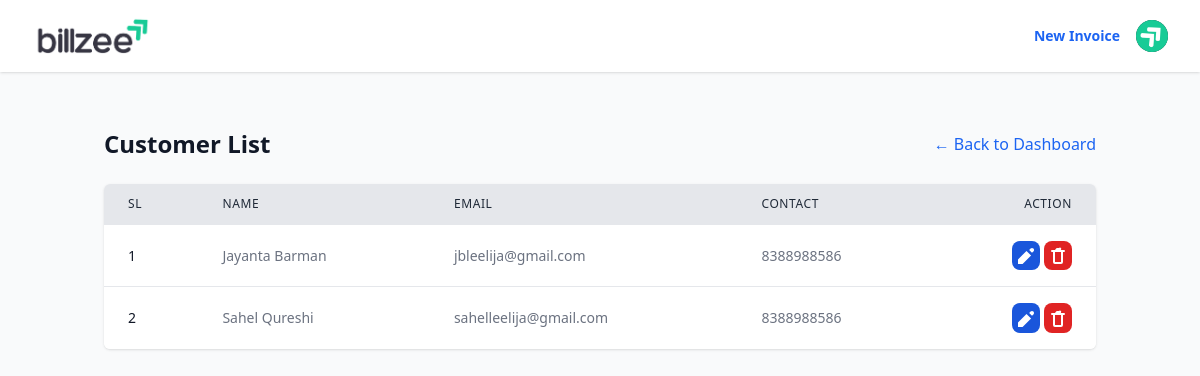
The app's page /invoices/customer/ (signed in), older data.
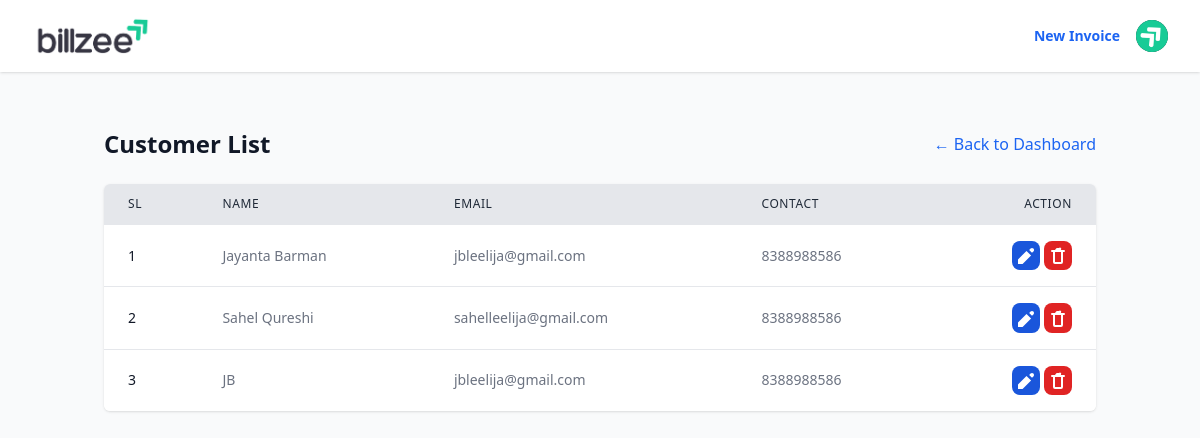
The same page, newer data.
### invoices/models.py (models this page shows, shortened)
class InvoiceCustomer(models.Model):
    invoice = models.OneToOneField(Invoice, on_delete=models.CASCADE, related_name='customer_info')
    customer_name = models.CharField(max_length=100)
    customer_email = models.EmailField()
    customer_contact = models.CharField(max_length=10, help_text="Numeric contact number (max 10 digits)", default="0000000000")
    customer_address = models.CharField(max_length=200)
    customer_country = models.CharField(max_length=50, blank=True)
    customer_zip = models.CharField(max_length=7, blank=True, help_text="Postal/Zip code")
    customer_state = models.CharField(max_length=50, blank=True)
    customer_city = models.CharField(max_length=50, blank=True)

### invoices/views.py (the view)
# urls.py: path('customer/', views.customer_list, name='customer_list'),
@login_required
def customer_list(request):
    customers = InvoiceCustomer.objects.all()
    return render(request, 'customer/customer_list.html', {'customers': customers, 'title': 'Customer List'})

### templates/customer/customer_list.html (shortened to what the changed rows need)
{% extends 'base.html' %}
{% block content %}
<div class="container mx-auto px-4 py-8">
    <div class="flex justify-between items-center mb-6">
        <h1 class="text-2xl font-bold text-gray-900">{{ title }}</h1>
    </div>
    {% if customers %}
    <div class="bg-white rounded-md shadow overflow-hidden">
        <table class="min-w-full divide-y divide-gray-200">
            <thead class="bg-gray-200">
                <tr class="border-b-2 border-gray-900">
                    <th scope="col"
                        class="px-6 py-3 text-left text-xs font-medium text-gray-800 uppercase tracking-wider">SL</th>
                    <th scope="col"
                        class="px-6 py-3 text-left text-xs font-medium text-gray-800 uppercase tracking-wider">Name</th>
                    <th scope="col"
                        class="px-6 py-3 text-left text-xs font-medium text-gray-800 uppercase tracking-wider">Email</th>
                    <th scope="col"
                        class="px-6 py-3 text-left text-xs font-medium text-gray-800 uppercase tracking-wider">Contact</th>
                    <th scope="col"
                        class="px-6 py-3 text-right text-xs font-medium text-gray-800 uppercase tracking-wider">Action</th>
                </tr>
            </thead>
            <tbody class="bg-white divide-y divide-gray-200">
                {% for customer in customers %}
                <tr>
                    <td class="px-6 py-4 whitespace-nowrap text-sm font-medium text-gray-900">{{ customer.id }}</td>
                    <td class="px-6 py-4 whitespace-nowrap text-sm text-gray-500">{{ customer.customer_name }}</td>
                    <td class="px-6 py-4 whitespace-nowrap text-sm text-gray-500">{{ customer.customer_email }}</td>
                    <td class="px-6 py-4 whitespace-nowrap text-sm text-gray-500">{{ customer.customer_contact }}</td>
                    <td class="px-6 py-4 whitespace-nowrap text-right text-sm font-medium">
                        <button onclick="openEditModal('{% url 'invoices:customer_edit' customer.id %}', '{{ customer.customer_name|escapejs }}', '{{ customer.customer_email|escapejs }}', '{{ customer.customer_contact|escapejs }}', '{{ customer.customer_country|escapejs }}', '{{ customer.customer_zip|escapejs }}', '{{ customer.customer_state|escapejs }}', '{{ customer.customer_city|escapejs }}', '{{ customer.customer_address|escapejs }}')"
                            data-modal-target="authentication-modal" data-modal-toggle="authentication-modal"
                            class="text-white bg-blue-700 hover:bg-blue-800 focus:ring-4 focus:outline-none focus:ring-blue-300 font-medium rounded-lg text-sm p-1 text-center dark:bg-blue-600 dark:hover:bg-blue-700 dark:focus:ring-blue-800">
                            <svg xmlns="http://www.w3.org/2000/svg" class="h-5 w-5 inline-block" viewBox="0 0 20 20"
                                fill="currentColor">
                                <path d="M17.414 2.586a2 2 0 010 2.828l-1.414 1.414-2.828-2.828 1.414-1.414a2 2 0 012.828 0zM2 13.414V18h4.586l8.486-8.486-4.586-4.586L2 13.414z" />
                            </svg>
                        </button>
                        <form method="POST" action="" class="inline-block"
                            onsubmit="return confirm('Are you sure?');">
                            <button type="submit"
                                class="text-white p-1 font-medium rounded-lg text-sm bg-red-600 hover:bg-red-900 focus:ring-4 focus:outline-none focus:ring-red-300 text-center dark:bg-red-600 dark:hover:bg-red-900 dark:focus:ring-red-900"
                                title="Delete">
                                <svg xmlns="http://www.w3.org/2000/svg" class="h-5 w-5 inline-block" viewBox="0 0 20 20"
                                    fill="currentColor">
                                    <path fill-rule="evenodd"
                                        d="M9 2a1 1 0 00-.894.553L7 4H4a1 1 0 000 2h1v10a2 2 0 002 2h6a2 2 0 002-2V6h1a1 1 0 100-2h-3l-.106-.447A1 1 0 0011 2H9zM7 6h6v10H7V6z"
                                        clip-rule="evenodd" />
                                </svg>
                            </button>
                        </form>
                    </td>
                </tr>
                {% endfor %}
            </tbody>
        </table>
    </div>
    {% endif %}
</div>
{% endblock %}

Row changes from the older to the newer data that the page shows:
added InvoiceCustomer: id "3", customer_name "JB", customer_email "jbleelija@gmail.com", customer_contact "8388988586"
